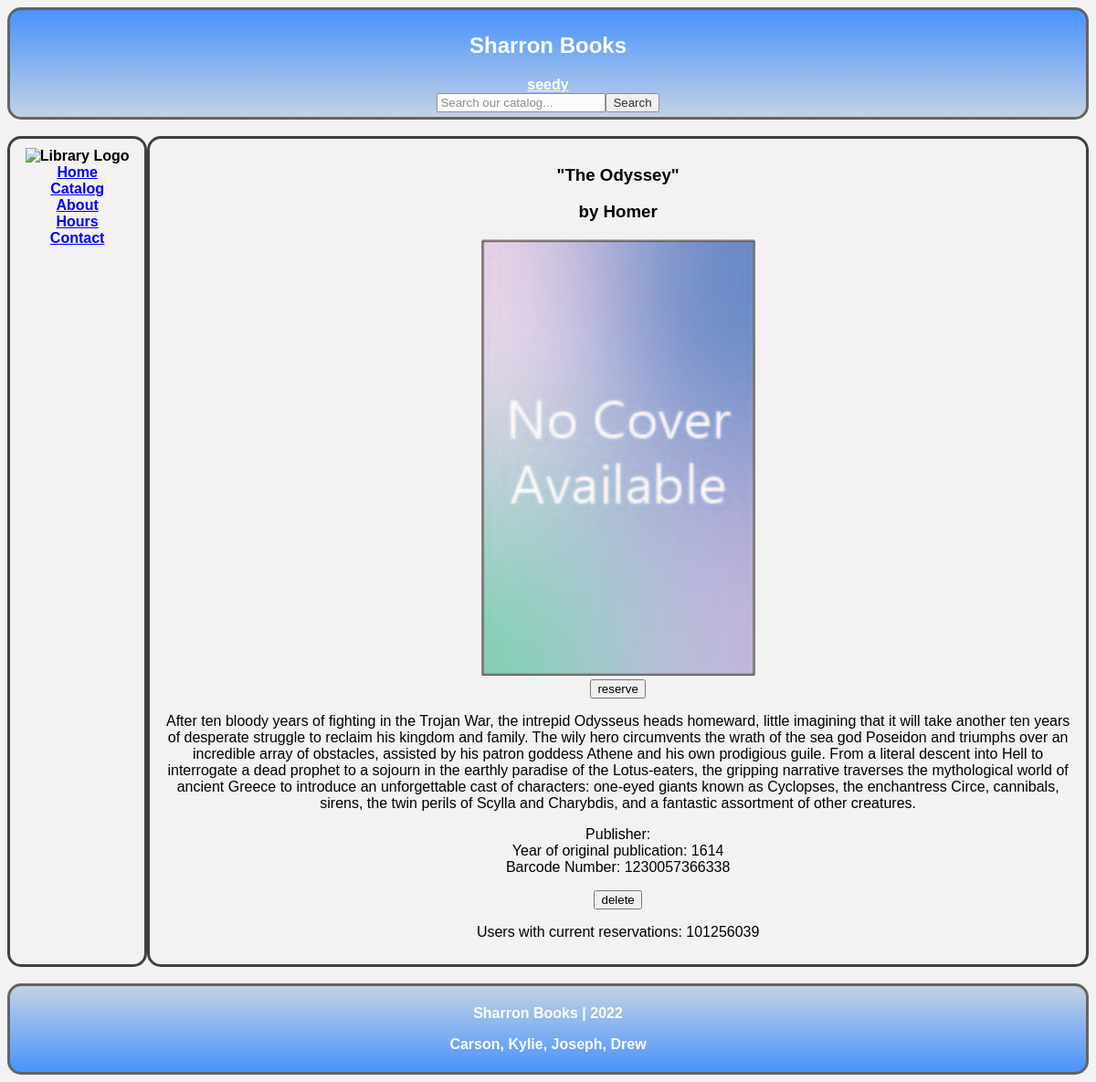
The app's page /details.php?bookID=1230057366338.0 (signed in) with its own data.
### tables this page shows
CREATE TABLE `books` (
  `Title` varchar(255) NOT NULL,
  `Author` varchar(255) NOT NULL,
  `Publisher` varchar(255) NOT NULL,
  `Genre` varchar(255) NOT NULL,
  `YearPubbed` int(4) NOT NULL,
  `Description` text DEFAULT NULL,
  `BookID` decimal(13,0) NOT NULL,
  `CheckedOut` tinyint(1) NOT NULL DEFAULT 0,
  `ImageLocation` varchar(255) DEFAULT NULL
);

CREATE TABLE `bookreserve` (
  `BookID` decimal(13,0) NOT NULL,
  `UserID` int(9) NOT NULL,
  `ReservedDate` date DEFAULT NULL
);

### includes/sanitize.php (called while the page is built)
<?php
function sanitize_input($data)
{
    $data = trim($data);
    $data = stripslashes($data);
    $data = htmlspecialchars($data);
    return $data;
}
?>

### details.php (the view, shortened to what this page needs)
<?php
    require_once ('includes/sanitize.php');
    include_once ('includes/create-hotbar.php');
    include_once ('includes/create-home-header.php');
	include_once ('includes/create-footer.php');
	require_once ('includes/cookie-login.php');
?>
<!DOCTYPE html>
<html lang="en">
<head>
	<link rel="stylesheet" href="css/main.css">
</head>
<body>
	<div class="linedUp">
		<div class="content">
			<?php
				if (isset($_GET["bookID"]))
				{
					$bookID = sanitize_input($_GET["bookID"]);
					$stmt = $db->prepare("SELECT * FROM books WHERE BookID = ?");
					$stmt->bind_param("i", $bookID);
					$stmt->execute();
					$stmt->store_result();
					$stmt->bind_result($title,
									$author,
									$publisher,
									$genre,
									$yearPubbed,
									$description,
									$bookID,
									$checkedOut,
									$imageLocation);
					echo "<h3 class=\"heading\"> \"" . $title . "\" </h1>";
					echo "<h3 class=\"subheading\"> by " . $author . "</h3>";
					echo "<img ";
					echo "src=\"images/covers/" . $imageLocation . "\"";
					echo "onerror=\"if (this.src != 'images/covers/none.jpg') this.src = 'images/covers/none.jpg';\" ";
					echo "alt=\"" . $imageLocation . "\"";
					echo "width=\"300\"";
					echo ">";
					echo "<form action=\"reserve.php\" method=\"POST\">";
					echo "<input type=\"submit\" value=\"reserve\" name=\"reserve\">";
					echo "</form>";
					echo "<p class = \"book-description\">" . $description . "</p>";
					echo "<p class=\"book-info\">";
					echo "Publisher: " . $publisher . "<br>";
					echo "Year of original publication: " . $yearPubbed . "<br>";
					echo "Barcode Number: " . $bookID . "<br>";
					echo "</p>";
					if (isset($_SESSION['login_admin']) && $_SESSION['login_admin'] == "true")
					{
						echo "<form action=\"" . htmlspecialchars($_SERVER["PHP_SELF"]) . "\" method=\"POST\">";
						echo "<input type=\"submit\" value=\"delete\" name=\"delete\">";
						echo "</form>";
						$resCheck = $db->prepare("SELECT UserID FROM bookreserve WHERE BookID = ?");
						$resCheck->bind_param("d", $bookID);
                    	$resCheck->execute();
                    	$result = $resCheck->get_result();
						echo "<p> Users with current reservations: ";
						while ($row =$result->fetch_assoc())
						{
							echo $row['UserID'];
						}
						echo "</p>";
					}
				}
				else
				{
					echo("<p class=\"error\"> error: no book selected. <p>");
				}
			?>
		</div>
	</div>
</body>
</html>

### css/main.css (style rules this page uses)
body { text-align: center; background-color: #F2F2F2; }
div { font-family: sans-serif; }
.content { border: 3px solid #404040; border-radius: 15px; padding: 10px; flex-basis: 100%; }
.linedUp { display: flex; justify-content: center; align-content: space-between; }

### records on screen
books: Title "The Odyssey", Author "Homer", Description "After ten bloody years of fighting in the Trojan War, the intrepid Odysseus heads homeward, little imagining that it will take another ten years of desperate struggle to reclaim his kingdom and family. The wily hero circumvents the wrath of the sea god Poseidon and triumphs over an incredible array of obstacles, assisted by his patron goddess Athene and his own prodigious guile. From a literal descent into Hell to interrogate a dead prophet to a sojourn in the earthly paradise of the Lotus-eaters, the gripping narrative traverses the mythological world of ancient Greece to introduce an unforgettable cast of characters: one-eyed giants known as Cyclopses, the enchantress Circe, cannibals,…", YearPubbed "1614", BookID "1230057366338"
bookreserve: UserID "101256039"

### other values on screen
$_SESSION['login_username'] "seedy"
